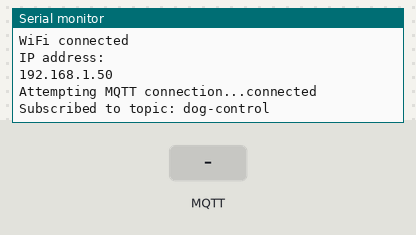
Bench run of a sketch on a simulated ESP8266 (NodeMCU). On the bench: the last lines printed to the serial monitor. The inputs (shaded band) are chosen by the test bench. WiFi joins after 1.5 s; servers stay silent unless stated; random numbers use the default seed unless the sketch sets one; no MQTT or app messages arrive unless stated.

Above: at 2.7 s.
2.8 s: MQTT message "1" arrives on the first subscribed topic
At 3.3 s:
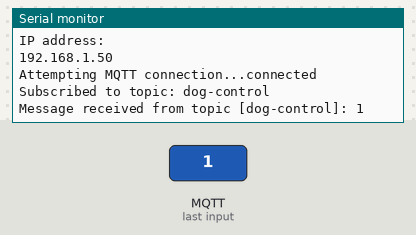
4.3 s: MQTT message "on" arrives on the first subscribed topic
At 5.5 s:
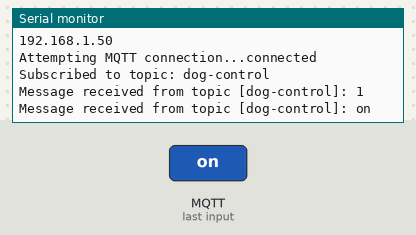
5.8 s: MQTT message "off" arrives on the first subscribed topic
At 6.8 s:
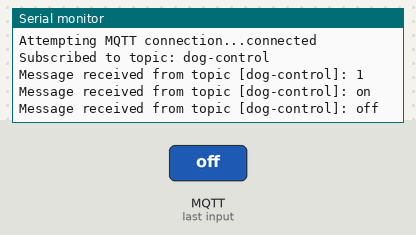

Measured:
- after the input at 2.8 s, the serial monitor: prints a new line at once (image 1)
- after the input at 4.3 s, the serial monitor: prints a new line at once (image 2)
- after the input at 5.8 s, the serial monitor: prints a new line at once (image 3)

The sketch:

Dog_Control_MQTT_Command_Test.ino
```cpp
#include <ESP8266WiFi.h>
#include <PubSubClient.h>

// Replace these with your WiFi credentials
const char* ssid = "Host";
const char* password = "12345678";

// Replace this with your MQTT broker information
const char* mqtt_server = "5.196.78.28";
const int mqtt_port = 1883; // Use port 1883 for MQTT

WiFiClient espClient;
PubSubClient client(espClient);

void setup_wifi() {
  delay(10);
  Serial.println();
  Serial.print("Connecting to ");
  Serial.println(ssid);

  WiFi.begin(ssid, password);

  while (WiFi.status() != WL_CONNECTED) {
    delay(500);
    Serial.print(".");
  }

  Serial.println("");
  Serial.println("WiFi connected");
  Serial.println("IP address: ");
  Serial.println(WiFi.localIP());
}

void callback(char* topic, byte* payload, unsigned int length) {
  Serial.print("Message received from topic [");
  Serial.print(topic);
  Serial.print("]: ");

  // Print the message received
  for (int i = 0; i < length; i++) {
    Serial.print((char)payload[i]);
  }
  Serial.println();
}

void reconnect() {
  // Loop until we're reconnected
  while (!client.connected()) {
    Serial.print("Attempting MQTT connection...");
    // Create a random client ID
    String clientId = "ESP8266Client-";
    clientId += String(random(0xffff), HEX);

    // Attempt to connect to the MQTT broker
    if (client.connect(clientId.c_str())) {
      Serial.println("connected");
      // Subscribe to the "dog-control" topic
      client.subscribe("dog-control");
      Serial.println("Subscribed to topic: dog-control");
    } else {
      Serial.print("failed, rc=");
      Serial.print(client.state());
      Serial.println(" try again in 5 seconds");
      // Wait 5 seconds before retrying
      delay(5000);
    }
  }
}

void setup() {
  Serial.begin(9600);
  setup_wifi();
  client.setServer(mqtt_server, mqtt_port);
  client.setCallback(callback);
}

void loop() {
  if (!client.connected()) {
    reconnect();
  }
  client.loop();
}
```
